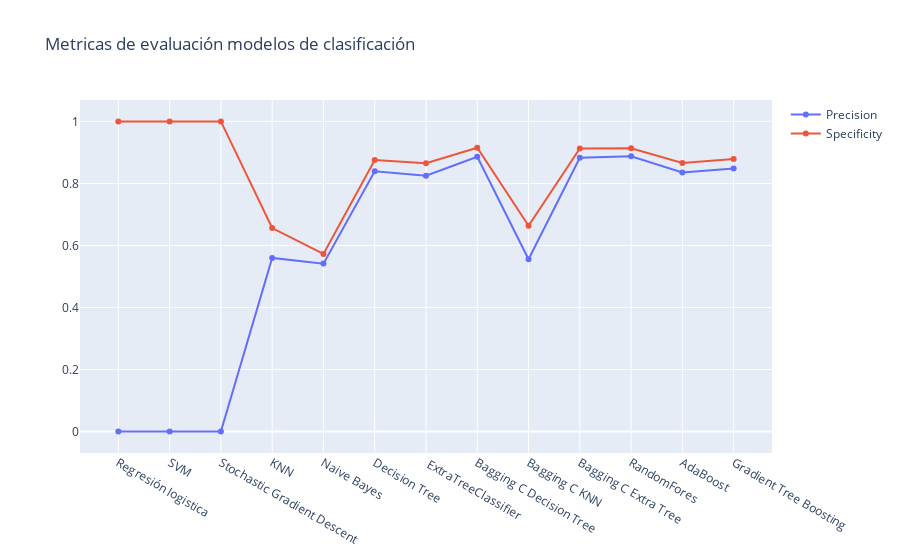

The notebook cell saved with this chart:
### Code cell
fig = go.Figure(data=go.Scatter(x=primera_result['Clasificador'],
                                y=primera_result['Precision'],
                                text = "Precision",
                               name = "Precision"))

fig.add_trace(go.Scatter(x=primera_result['Clasificador'],
                                y=primera_result['Specificity'],
                        text = "Specificity",
                        name = "Specificity"))

fig.update_layout(title='Metricas de evaluación modelos de clasificación', )
fig.show()

### Figure 1 — Plotly figure (JSON) as saved in the notebook; plotly's stock layout.template omitted (floating-point values rounded to 4 significant figures)
{"data": [{"name": "Precision", "text": "Precision", "type": "scatter", "x": ["Regresión logistica", "SVM", "Stochastic Gradient Descent", "KNN", "Naive Bayes", "Decision Tree", " ExtraTreeClassifier", "Bagging C Decision Tree", "Bagging C KNN", "Bagging C Extra Tree", "RandomFores", "AdaBoost", "Gradient Tree Boosting"], "y": [0, 0, 0, 0.5598, 0.5415, 0.8389, 0.8252, 0.886, 0.5558, 0.8827, 0.8875, 0.8355, 0.8484]}, {"name": "Specificity", "text": "Specificity", "type": "scatter", "x": ["Regresión logistica", "SVM", "Stochastic Gradient Descent", "KNN", "Naive Bayes", "Decision Tree", " ExtraTreeClassifier", "Bagging C Decision Tree", "Bagging C KNN", "Bagging C Extra Tree", "RandomFores", "AdaBoost", "Gradient Tree Boosting"], "y": [1, 1, 1, 0.6563, 0.5729, 0.8758, 0.8653, 0.915, 0.6637, 0.9126, 0.9133, 0.8662, 0.8791]}], "layout": {"title": {"text": "Metricas de evaluación modelos de clasificación"}}}
